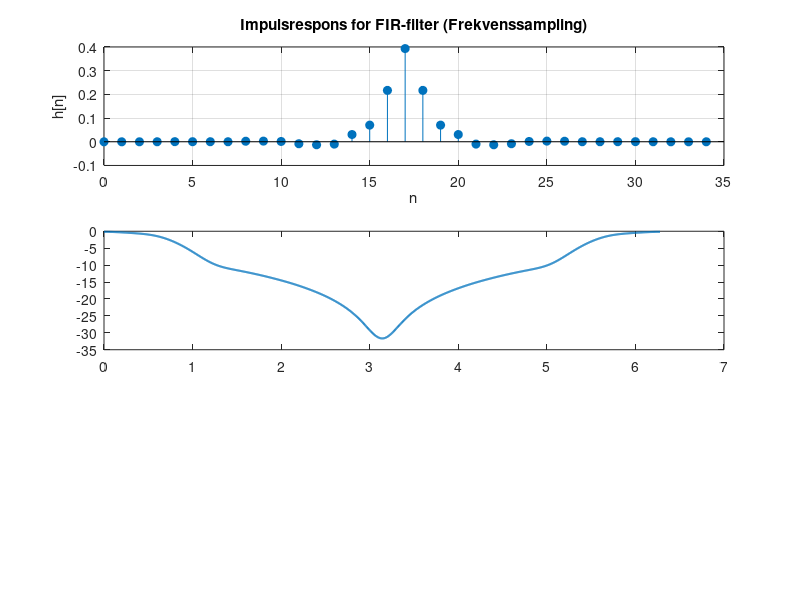

Write MATLAB code to recreate this figure. (Note: this script raises an error after producing the figure.)
% Parametre til frekvenssamplingsfilter
N = 35;                  % Filterlængde
fs = 8000;              % Samplefrekvens i Hz
frequencies = [0, 750, 1000, 1500, fs/2]; % Frekvenser i Hz
gains_dB = [0, -1, -3, -10, -40];         % Gain i dB (krav)

% Konverter gain fra dB til lineær skala
gains_linear = 10.^(gains_dB / 20);

% Normér frekvenserne til [0, 1] (Nyquist-normalisering)
f_norm = frequencies / (fs / 2);

% Design impulsresponsen med `fir2`
h = fir2(N-1, f_norm, gains_linear);

% Beregn frekvensrespons fra 0 til 2*pi (hele området)
[H, omega] = freqz(h, 1, 1024, 'whole', fs);

% Beregn frekvensrespons i dB
H_dB = 20 * log10(abs(H));

% Plot impulsresponsen
figure(8);
subplot(3, 1, 1);
stem(0:N-1, h, 'filled');
xlabel('n'); ylabel('h[n]');
title('Impulsrespons for FIR-filter (Frekvenssampling)');
grid on;

% Plot amplituderespons (dB skala langs 0 til 2*pi)
figure(8);
subplot(3, 1, 2);
plot(omega * 2 * pi / fs, H_dB, 'LineWidth', 1.5);
hold on;
xline(f_norm(1,2)*pi, 'r--', 'DisplayName', '-1dB Ønsket');
yline(-1,'r--', 'DisplayName', '-1dB Ønsket');
xline(f_norm(1,3)*pi, 'g--', 'DisplayName', '3dB Knæk');
yline(-3,'g--', 'DisplayName', '3dB Knæk');
xline(f_norm(1,4)*pi, 'b--', 'DisplayName', '-10dB Max');
yline(-10,'b--', 'DisplayName', '-10dB Max');
hold off;
xlabel('\omega (rad/sample)'); ylabel('|H(e^{j\omega})| (dB)');
title('Amplituderespons (dB skala, 0 til 2\pi) (Frekvenssampling)');
xticks([0 0.25*pi 0.5*pi 0.75*pi pi 1.25*pi 1.5*pi 1.75*pi 2*pi])
xticklabels({'0','0.25\pi','0.5\pi','0.75\pi','\pi','1.25\pi','1.5\pi','1.75\pi','2\pi'})
ylim([-40 5]);
xlim([0 2*pi]);
grid on;

% Plot faserespons (0 til 2*pi)
figure(8);
subplot(3, 1, 3);
plot(omega * 2 * pi / fs, angle(H), 'LineWidth', 1.5);
xlabel('\omega (rad/sample)'); ylabel('Fase (radianer)');
title('Faserespons (0 til 2\pi) (Frekvenssampling)');
xticks([0 0.25*pi 0.5*pi 0.75*pi pi 1.25*pi 1.5*pi 1.75*pi 2*pi])
xticklabels({'0','0.25\pi','0.5\pi','0.75\pi','\pi','1.25\pi','1.5\pi','1.75\pi','2\pi'})
xlim([0 2*pi]);
grid on;


%Lowpassing it all
% Design FIR med specificeret filter og type (rektangulær)
h_rec = fir1(N - 1, f_norm(1,3), 'LOW', rectwin(N));

% Frekvensrespons af filteret
[H_rec, omega] = freqz(h_rec, 1, 1024, 'whole', fs);

% Beregn frekvensrespons i dB
H_dB_rec = 20 * log10(abs(H_rec));

% Plot impulsresponsen
figure(9);
subplot(3, 1, 1);
stem(0:N-1, h_rec, 'filled');
xlabel('n'); ylabel('h[n]');
title('Impulsrespons for FIR-filter (Rectangular Window)');
grid on;

% Plot amplituderespons (dB skala langs 0 til 2*pi)
figure(9);
subplot(3, 1, 2);
plot(omega * 2 * pi / fs, H_dB_rec, 'LineWidth', 1.5);
hold on;
xline(f_norm(1,2)*pi, 'r--', 'DisplayName', '-1dB Ønsket');
yline(-1,'r--', 'DisplayName', '-1dB Ønsket');
xline(f_norm(1,3)*pi, 'g--', 'DisplayName', '3dB Knæk');
yline(-3,'g--', 'DisplayName', '3dB Knæk');
xline(f_norm(1,4)*pi, 'b--', 'DisplayName', '-10dB Max');
yline(-10,'b--', 'DisplayName', '-10dB Max');
hold off;
xlabel('\omega (rad/sample)'); ylabel('|H(e^{j\omega})| (dB)');
title('Amplituderespons (dB skala, 0 til 2\pi) (Rectangular Window)');
xticks([0 0.25*pi 0.5*pi 0.75*pi pi 1.25*pi 1.5*pi 1.75*pi 2*pi])
xticklabels({'0','0.25\pi','0.5\pi','0.75\pi','\pi','1.25\pi','1.5\pi','1.75\pi','2\pi'})
%ylim([-40 5]);
xlim([0 2*pi]);
grid on;

% Plot faserespons (0 til 2*pi)
figure(9);
subplot(3, 1, 3);
plot(omega * 2 * pi / fs, angle(H_rec), 'LineWidth', 1.5);
xlabel('\omega (rad/sample)'); ylabel('Fase (radianer)');
title('Faserespons (0 til 2\pi) (Rectangular Window)');
xticks([0 0.25*pi 0.5*pi 0.75*pi pi 1.25*pi 1.5*pi 1.75*pi 2*pi])
xticklabels({'0','0.25\pi','0.5\pi','0.75\pi','\pi','1.25\pi','1.5\pi','1.75\pi','2\pi'})
xlim([0 2*pi]);
grid on;


% Design FIR med specificeret filter og type (Hamming)
h_hamming = fir1(N - 1, f_norm(1,3), 'LOW', hamming(N));

% Frekvensrespons af filteret
[H_hamming, omega] = freqz(h_hamming, 1, 1024, 'whole', fs);

% Beregn frekvensrespons i dB
H_dB_hamming = 20 * log10(abs(H_hamming));

% Plot impulsresponsen
figure(10);
subplot(3, 1, 1);
stem(0:N-1, h_hamming, 'filled');
xlabel('n'); ylabel('h[n]');
title('Impulsrespons for FIR-filter (Hamming Window)');
grid on;

% Plot amplituderespons (dB skala langs 0 til 2*pi)
figure(10);
subplot(3, 1, 2);
plot(omega * 2 * pi / fs, H_dB_hamming, 'LineWidth', 1.5);
hold on;
xline(f_norm(1,2)*pi, 'r--', 'DisplayName', '-1dB Ønsket');
yline(-1,'r--', 'DisplayName', '-1dB Ønsket');
xline(f_norm(1,3)*pi, 'g--', 'DisplayName', '3dB Knæk');
yline(-3,'g--', 'DisplayName', '3dB Knæk');
xline(f_norm(1,4)*pi, 'b--', 'DisplayName', '-10dB Max');
yline(-10,'b--', 'DisplayName', '-10dB Max');
hold off;
xlabel('\omega (rad/sample)'); ylabel('|H(e^{j\omega})| (dB)');
title('Amplituderespons (dB skala, 0 til 2\pi) (Hamming Window)');
xticks([0 0.25*pi 0.5*pi 0.75*pi pi 1.25*pi 1.5*pi 1.75*pi 2*pi])
xticklabels({'0','0.25\pi','0.5\pi','0.75\pi','\pi','1.25\pi','1.5\pi','1.75\pi','2\pi'})
%ylim([-40 5]);
xlim([0 2*pi]);
grid on;

% Plot faserespons (0 til 2*pi)
figure(10);
subplot(3, 1, 3);
plot(omega * 2 * pi / fs, angle(H_hamming), 'LineWidth', 1.5);
xlabel('\omega (rad/sample)'); ylabel('Fase (radianer)');
title('Faserespons (0 til 2\pi) (Hamming Window)');
xticks([0 0.25*pi 0.5*pi 0.75*pi pi 1.25*pi 1.5*pi 1.75*pi 2*pi])
xticklabels({'0','0.25\pi','0.5\pi','0.75\pi','\pi','1.25\pi','1.5\pi','1.75\pi','2\pi'})
xlim([0 2*pi]);
grid on;


% Design FIR med specificeret filter og type (Hanning)
h_hanning = fir1(N - 1, f_norm(1,3), 'LOW', hanning(N));

% Frekvensrespons af filteret
[H_hanning, omega] = freqz(h_hanning, 1, 1024, 'whole', fs);

% Beregn frekvensrespons i dB
H_dB_hanning = 20 * log10(abs(H_hanning));

% Plot impulsresponsen
figure(11);
subplot(3, 1, 1);
stem(0:N-1, h_hanning, 'filled');
xlabel('n'); ylabel('h[n]');
title('Impulsrespons for FIR-filter (Hanning Window)');
grid on;

% Plot amplituderespons (dB skala langs 0 til 2*pi)
figure(11);
subplot(3, 1, 2);
plot(omega * 2 * pi / fs, H_dB_hanning, 'LineWidth', 1.5);
hold on;
xline(f_norm(1,2)*pi, 'r--', 'DisplayName', '-1dB Ønsket');
yline(-1,'r--', 'DisplayName', '-1dB Ønsket');
xline(f_norm(1,3)*pi, 'g--', 'DisplayName', '3dB Knæk');
yline(-3,'g--', 'DisplayName', '3dB Knæk');
xline(f_norm(1,4)*pi, 'b--', 'DisplayName', '-10dB Max');
yline(-10,'b--', 'DisplayName', '-10dB Max');
hold off;
xlabel('\omega (rad/sample)'); ylabel('|H(e^{j\omega})| (dB)');
title('Amplituderespons (dB skala, 0 til 2\pi) (Hanning Window)');
xticks([0 0.25*pi 0.5*pi 0.75*pi pi 1.25*pi 1.5*pi 1.75*pi 2*pi])
xticklabels({'0','0.25\pi','0.5\pi','0.75\pi','\pi','1.25\pi','1.5\pi','1.75\pi','2\pi'})
%ylim([-40 5]);
xlim([0 2*pi]);
grid on;

% Plot faserespons (0 til 2*pi)
figure(11);
subplot(3, 1, 3);
plot(omega * 2 * pi / fs, angle(H_hanning), 'LineWidth', 1.5);
xlabel('\omega (rad/sample)'); ylabel('Fase (radianer)');
title('Faserespons (0 til 2\pi) (Hanning Window)');
xticks([0 0.25*pi 0.5*pi 0.75*pi pi 1.25*pi 1.5*pi 1.75*pi 2*pi])
xticklabels({'0','0.25\pi','0.5\pi','0.75\pi','\pi','1.25\pi','1.5\pi','1.75\pi','2\pi'})
xlim([0 2*pi]);
grid on;


% Design FIR med specificeret filter og type (Blackman)
h_blackman = fir1(N - 1, f_norm(1,3), 'LOW', blackman(N));

% Frekvensrespons af filteret
[H_blackman, omega] = freqz(h_blackman, 1, 1024, 'whole', fs);

% Beregn frekvensrespons i dB
H_dB_blackman = 20 * log10(abs(H_blackman));

% Plot impulsresponsen
figure(12);
subplot(3, 1, 1);
stem(0:N-1, h_blackman, 'filled');
xlabel('n'); ylabel('h[n]');
title('Impulsrespons for FIR-filter (Blackman Window)');
grid on;

% Plot amplituderespons (dB skala langs 0 til 2*pi)
figure(12);
subplot(3, 1, 2);
plot(omega * 2 * pi / fs, H_dB_blackman, 'LineWidth', 1.5);
hold on;
xline(f_norm(1,2)*pi, 'r--', 'DisplayName', '-1dB Ønsket');
yline(-1,'r--', 'DisplayName', '-1dB Ønsket');
xline(f_norm(1,3)*pi, 'g--', 'DisplayName', '3dB Knæk');
yline(-3,'g--', 'DisplayName', '3dB Knæk');
xline(f_norm(1,4)*pi, 'b--', 'DisplayName', '-10dB Max');
yline(-10,'b--', 'DisplayName', '-10dB Max');
hold off;
xlabel('\omega (rad/sample)'); ylabel('|H(e^{j\omega})| (dB)');
title('Amplituderespons (dB skala, 0 til 2\pi) (Blackman Window)');
xticks([0 0.25*pi 0.5*pi 0.75*pi pi 1.25*pi 1.5*pi 1.75*pi 2*pi])
xticklabels({'0','0.25\pi','0.5\pi','0.75\pi','\pi','1.25\pi','1.5\pi','1.75\pi','2\pi'})
%ylim([-40 5]);
xlim([0 2*pi]);
grid on;

% Plot faserespons (0 til 2*pi)
figure(12);
subplot(3, 1, 3);
plot(omega * 2 * pi / fs, angle(H_blackman), 'LineWidth', 1.5);
xlabel('\omega (rad/sample)'); ylabel('Fase (radianer)');
title('Faserespons (0 til 2\pi) (Blackman Window)');
xticks([0 0.25*pi 0.5*pi 0.75*pi pi 1.25*pi 1.5*pi 1.75*pi 2*pi])
xticklabels({'0','0.25\pi','0.5\pi','0.75\pi','\pi','1.25\pi','1.5\pi','1.75\pi','2\pi'})
xlim([0 2*pi]);
grid on;


% Design FIR med specificeret filter og type (kaiser)
h_kaiser = fir1(N - 1, f_norm(1,3), 'LOW', kaiser(N,2)); % betaværdien er en skala for tradeoff mellem main og side lobe

% Frekvensrespons af filteret
[H_kaiser, omega] = freqz(h_kaiser, 1, 1024, 'whole', fs);

% Beregn frekvensrespons i dB
H_dB_kaiser = 20 * log10(abs(H_kaiser));

% Plot impulsresponsen
figure(13);
subplot(3, 1, 1);
stem(0:N-1, h_kaiser, 'filled');
xlabel('n'); ylabel('h[n]');
title('Impulsrespons for FIR-filter (Kaiser Window)');
grid on;

% Plot amplituderespons (dB skala langs 0 til 2*pi)
figure(13);
subplot(3, 1, 2);
plot(omega * 2 * pi / fs, H_dB_kaiser, 'LineWidth', 1.5);
hold on;
xline(f_norm(1,2)*pi, 'r--', 'DisplayName', '-1dB Ønsket');
yline(-1,'r--', 'DisplayName', '-1dB Ønsket');
xline(f_norm(1,3)*pi, 'g--', 'DisplayName', '3dB Knæk');
yline(-3,'g--', 'DisplayName', '3dB Knæk');
xline(f_norm(1,4)*pi, 'b--', 'DisplayName', '-10dB Max');
yline(-10,'b--', 'DisplayName', '-10dB Max');
hold off;
xlabel('\omega (rad/sample)'); ylabel('|H(e^{j\omega})| (dB)');
title('Amplituderespons (dB skala, 0 til 2\pi) (Kaiser Window)');
xticks([0 0.25*pi 0.5*pi 0.75*pi pi 1.25*pi 1.5*pi 1.75*pi 2*pi])
xticklabels({'0','0.25\pi','0.5\pi','0.75\pi','\pi','1.25\pi','1.5\pi','1.75\pi','2\pi'})
%ylim([-40 5]);
xlim([0 2*pi]);
grid on;

% Plot faserespons (0 til 2*pi)
figure(13);
subplot(3, 1, 3);
plot(omega * 2 * pi / fs, angle(H_kaiser), 'LineWidth', 1.5);
xlabel('\omega (rad/sample)'); ylabel('Fase (radianer)');
title('Faserespons (0 til 2\pi) (Kaiser Window)');
xticks([0 0.25*pi 0.5*pi 0.75*pi pi 1.25*pi 1.5*pi 1.75*pi 2*pi])
xticklabels({'0','0.25\pi','0.5\pi','0.75\pi','\pi','1.25\pi','1.5\pi','1.75\pi','2\pi'})
xlim([0 2*pi]);
grid on;


%Plot af de tre vigtige punkter for alle filtre:
%Plot amplituderesponsen (frekvenssampling)
figure(14);
subplot(3, 2, 1);
plot(omega * 2 * pi / fs, H_dB, 'LineWidth', 1.5);
hold on;
xline(f_norm(1,2)*pi, 'r--', 'DisplayName', '-1dB Ønsket');
yline(-1,'r--', 'DisplayName', '-1dB Ønsket');
xline(f_norm(1,3)*pi, 'g--', 'DisplayName', '3dB Knæk');
yline(-3,'g--', 'DisplayName', '3dB Knæk');
xline(f_norm(1,4)*pi, 'b--', 'DisplayName', '-10dB Max');
yline(-10,'b--', 'DisplayName', '-10dB Max');
hold off;
xlabel('\omega (rad/sample)'); ylabel('|H(e^{j\omega})| (dB)');
title('Amplituderespons (dB skala, 0 til 0.5\pi) (Frekvenssampling)');
xticks([0 0.25*pi 0.5*pi 0.75*pi pi 1.25*pi 1.5*pi 1.75*pi 2*pi])
xticklabels({'0','0.25\pi','0.5\pi','0.75\pi','\pi','1.25\pi','1.5\pi','1.75\pi','2\pi'})
ylim([-40 5]);
xlim([0 0.5*pi]);
grid on;

% Plot amplituderespons (dB skala langs 0 til 2*pi)
figure(14);
subplot(3, 2, 2);
plot(omega * 2 * pi / fs, H_dB_rec, 'LineWidth', 1.5);
hold on;
xline(f_norm(1,2)*pi, 'r--', 'DisplayName', '-1dB Ønsket');
yline(-1,'r--', 'DisplayName', '-1dB Ønsket');
xline(f_norm(1,3)*pi, 'g--', 'DisplayName', '3dB Knæk');
yline(-3,'g--', 'DisplayName', '3dB Knæk');
xline(f_norm(1,4)*pi, 'b--', 'DisplayName', '-10dB Max');
yline(-10,'b--', 'DisplayName', '-10dB Max');
hold off;
xlabel('\omega (rad/sample)'); ylabel('|H(e^{j\omega})| (dB)');
title('Amplituderespons (dB skala, 0 til 0.5\pi) (Rectangular Window)');
xticks([0 0.25*pi 0.5*pi 0.75*pi pi 1.25*pi 1.5*pi 1.75*pi 2*pi])
xticklabels({'0','0.25\pi','0.5\pi','0.75\pi','\pi','1.25\pi','1.5\pi','1.75\pi','2\pi'})
%ylim([-40 5]);
xlim([0 0.5*pi]);
grid on;

% Plot amplituderespons (dB skala langs 0 til 2*pi)
figure(14);
subplot(3, 2, 3);
plot(omega * 2 * pi / fs, H_dB_hamming, 'LineWidth', 1.5);
hold on;
xline(f_norm(1,2)*pi, 'r--', 'DisplayName', '-1dB Ønsket');
yline(-1,'r--', 'DisplayName', '-1dB Ønsket');
xline(f_norm(1,3)*pi, 'g--', 'DisplayName', '3dB Knæk');
yline(-3,'g--', 'DisplayName', '3dB Knæk');
xline(f_norm(1,4)*pi, 'b--', 'DisplayName', '-10dB Max');
yline(-10,'b--', 'DisplayName', '-10dB Max');
hold off;
xlabel('\omega (rad/sample)'); ylabel('|H(e^{j\omega})| (dB)');
title('Amplituderespons (dB skala, 0 til 0.5\pi) (Hamming Window)');
xticks([0 0.25*pi 0.5*pi 0.75*pi pi 1.25*pi 1.5*pi 1.75*pi 2*pi])
xticklabels({'0','0.25\pi','0.5\pi','0.75\pi','\pi','1.25\pi','1.5\pi','1.75\pi','2\pi'})
%ylim([-40 5]);
xlim([0 0.5*pi]);
grid on;

% Plot amplituderespons (dB skala langs 0 til 2*pi)
figure(14);
subplot(3, 2, 4);
plot(omega * 2 * pi / fs, H_dB_hanning, 'LineWidth', 1.5);
hold on;
xline(f_norm(1,2)*pi, 'r--', 'DisplayName', '-1dB Ønsket');
yline(-1,'r--', 'DisplayName', '-1dB Ønsket');
xline(f_norm(1,3)*pi, 'g--', 'DisplayName', '3dB Knæk');
yline(-3,'g--', 'DisplayName', '3dB Knæk');
xline(f_norm(1,4)*pi, 'b--', 'DisplayName', '-10dB Max');
yline(-10,'b--', 'DisplayName', '-10dB Max');
hold off;
xlabel('\omega (rad/sample)'); ylabel('|H(e^{j\omega})| (dB)');
title('Amplituderespons (dB skala, 0 til 0.5\pi) (Hanning Window)');
xticks([0 0.25*pi 0.5*pi 0.75*pi pi 1.25*pi 1.5*pi 1.75*pi 2*pi])
xticklabels({'0','0.25\pi','0.5\pi','0.75\pi','\pi','1.25\pi','1.5\pi','1.75\pi','2\pi'})
%ylim([-40 5]);
xlim([0 0.5*pi]);
grid on;

% Plot amplituderespons (dB skala langs 0 til 2*pi)
figure(14);
subplot(3, 2, 5);
plot(omega * 2 * pi / fs, H_dB_blackman, 'LineWidth', 1.5);
hold on;
xline(f_norm(1,2)*pi, 'r--', 'DisplayName', '-1dB Ønsket');
yline(-1,'r--', 'DisplayName', '-1dB Ønsket');
xline(f_norm(1,3)*pi, 'g--', 'DisplayName', '3dB Knæk');
yline(-3,'g--', 'DisplayName', '3dB Knæk');
xline(f_norm(1,4)*pi, 'b--', 'DisplayName', '-10dB Max');
yline(-10,'b--', 'DisplayName', '-10dB Max');
hold off;
xlabel('\omega (rad/sample)'); ylabel('|H(e^{j\omega})| (dB)');
title('Amplituderespons (dB skala, 0 til 0.5\pi) (Blackman Window)');
xticks([0 0.25*pi 0.5*pi 0.75*pi pi 1.25*pi 1.5*pi 1.75*pi 2*pi])
xticklabels({'0','0.25\pi','0.5\pi','0.75\pi','\pi','1.25\pi','1.5\pi','1.75\pi','2\pi'})
%ylim([-40 5]);
xlim([0 0.5*pi]);
grid on;

%Plot amplituderespons (dB skala langs 0 til 2*pi)
figure(14);
subplot(3, 2, 6);
plot(omega * 2 * pi / fs, H_dB_kaiser, 'LineWidth', 1.5);
hold on;
xline(f_norm(1,2)*pi, 'r--', 'DisplayName', '-1dB Ønsket');
yline(-1,'r--', 'DisplayName', '-1dB Ønsket');
xline(f_norm(1,3)*pi, 'g--', 'DisplayName', '3dB Knæk');
yline(-3,'g--', 'DisplayName', '3dB Knæk');
xline(f_norm(1,4)*pi, 'b--', 'DisplayName', '-10dB Max');
yline(-10,'b--', 'DisplayName', '-10dB Max');
hold off;
xlabel('\omega (rad/sample)'); ylabel('|H(e^{j\omega})| (dB)');
title('Amplituderespons (dB skala, 0 til 0.5\pi) (Kaiser Window)');
xticks([0 0.25*pi 0.5*pi 0.75*pi pi 1.25*pi 1.5*pi 1.75*pi 2*pi])
xticklabels({'0','0.25\pi','0.5\pi','0.75\pi','\pi','1.25\pi','1.5\pi','1.75\pi','2\pi'})
%ylim([-40 5]);
xlim([0 0.5*pi]);
grid on;